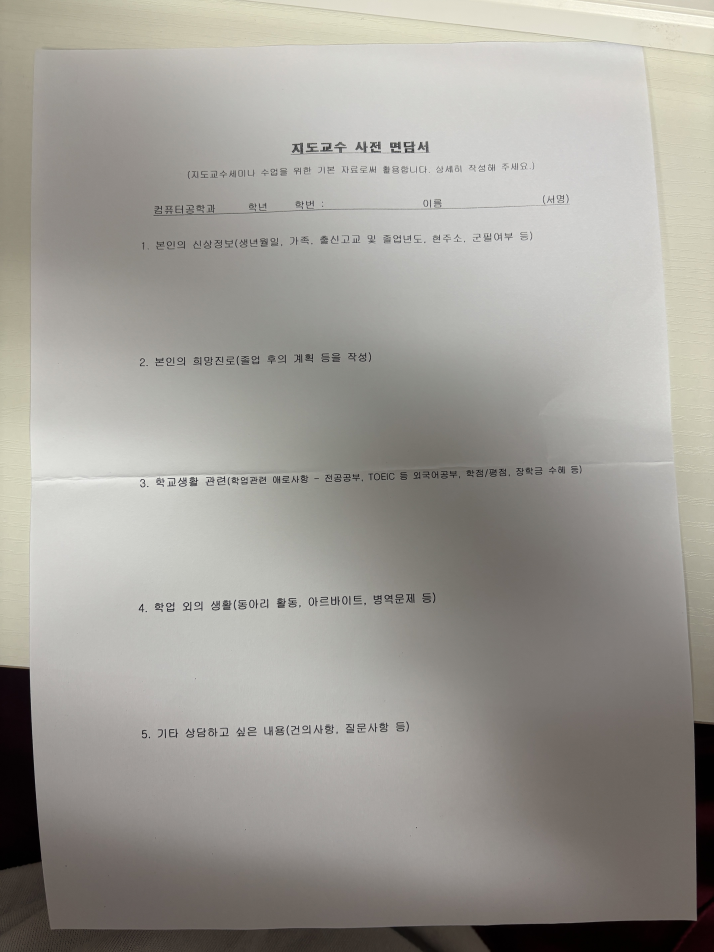
#> input picture imgs/ocr_test3.jpg, 4284 x 5712 px (shown at 1/6 size)
$ python auto_detectdoc.py
#> lines starting #> are read from the running program, lines starting #| are printed output that depends on the picture; after the words box and inside, x2 and y2 are one past the last pixel; in counts of white or black regions, pixels touching at a corner belong together
import cv2
import numpy as np


def order_points(pts):
    """
    사각형 네 점을 [좌상, 우상, 우하, 좌하] 순서로 정렬
    """
    rect = np.zeros((4, 2), dtype="float32")

    s = pts.sum(axis=1)
    rect[0] = pts[np.argmin(s)]      # top-left
    rect[2] = pts[np.argmax(s)]      # bottom-right

    diff = np.diff(pts, axis=1)
    rect[1] = pts[np.argmin(diff)]   # top-right
    rect[3] = pts[np.argmax(diff)]   # bottom-left

    return rect


def four_point_transform(image, pts):
    """
    네 점 기반 퍼스펙티브 변환
    """
    rect = order_points(pts)
    (tl, tr, br, bl) = rect

    widthA = np.linalg.norm(br - bl)
    widthB = np.linalg.norm(tr - tl)
    maxWidth = int(max(widthA, widthB))

    heightA = np.linalg.norm(tr - br)
    heightB = np.linalg.norm(tl - bl)
    maxHeight = int(max(heightA, heightB))

    dst = np.array([
        [0, 0],
        [maxWidth - 1, 0],
        [maxWidth - 1, maxHeight - 1],
        [0, maxHeight - 1]
    ], dtype="float32")

    M = cv2.getPerspectiveTransform(rect, dst)
    warped = cv2.warpPerspective(image, M, (maxWidth, maxHeight))
    return warped


def detect_document_and_warp(img_path, debug_prefix=None):
    """
    문서 윤곽 검출 후 퍼스펙티브 보정
    """
#> called with img_path = '../imgs/ocr_test3.jpg', debug_prefix = 'doc'
    image = cv2.imread(img_path)
#> image is the input picture: shape (5712, 4284, 3); mean B, G, R 151.9, 157.9, 160.6
    if image is None:
        raise FileNotFoundError(f"이미지를 못 찾음: {img_path}")

    orig = image.copy()

    target_height = 700
    ratio = image.shape[0] / float(target_height)
    new_width = int(image.shape[1] / ratio)
    image = cv2.resize(image, (new_width, target_height))
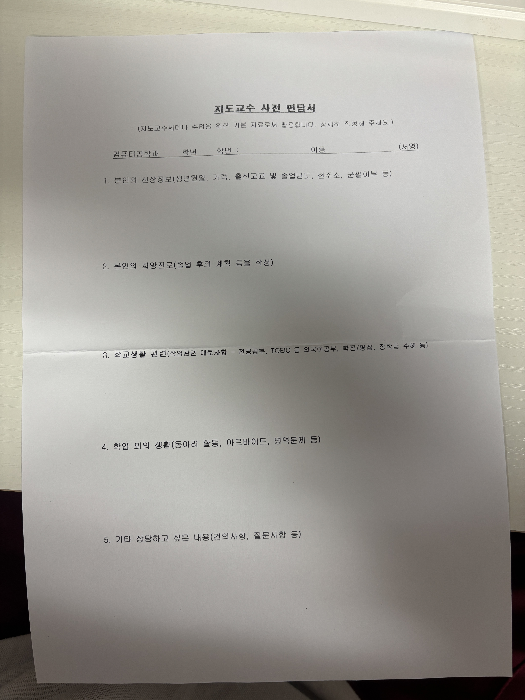
#> image: shape (700, 525, 3); mean B, G, R 151.8, 157.8, 160.5

    gray = cv2.cvtColor(image, cv2.COLOR_BGR2GRAY)
    gray = cv2.GaussianBlur(gray, (5, 5), 0)
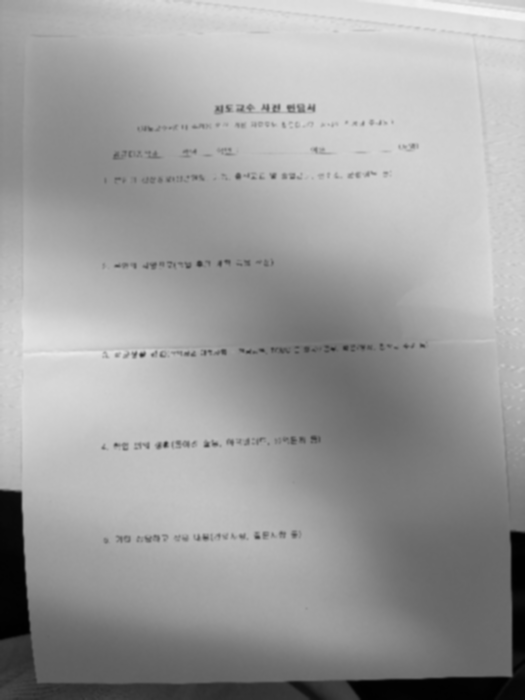
#> gray: shape (700, 525); min 1, max 245, mean 157.9

    _, thresh = cv2.threshold(
        gray, 0, 255,
        cv2.THRESH_BINARY + cv2.THRESH_OTSU
    )
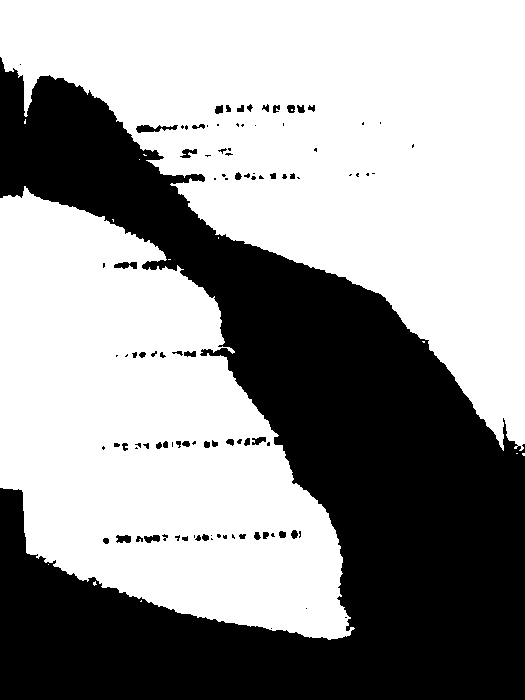
#> thresh: shape (700, 525); 60.3% white; 100 black regions (52 under 20 px), largest, box (x1, y1, x2, y2) and area: (0, 57, 525, 700) 143470, (136, 125, 178, 133) 190, (114, 262, 137, 269) 117

    kernel = cv2.getStructuringElement(cv2.MORPH_RECT, (7, 7))
    closed = cv2.morphologyEx(thresh, cv2.MORPH_CLOSE, kernel, iterations=2)
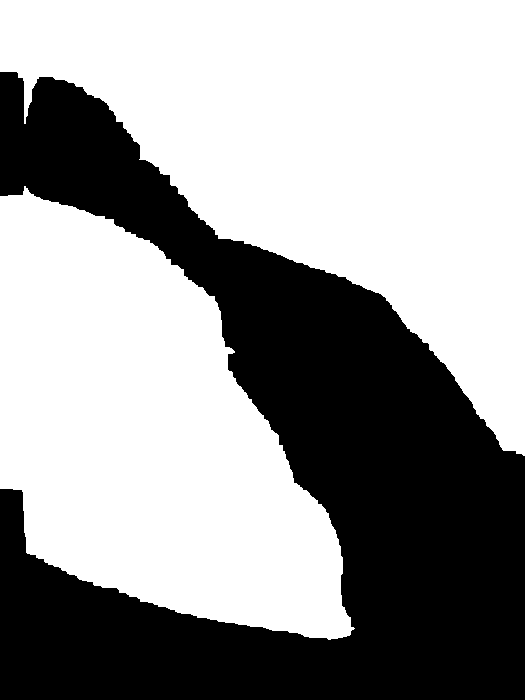
#> closed: shape (700, 525); 61.4% white; 1 black region

    if debug_prefix:
        cv2.imwrite(f"{debug_prefix}_gray.png", gray)
        cv2.imwrite(f"{debug_prefix}_thresh.png", thresh)
        cv2.imwrite(f"{debug_prefix}_closed.png", closed)

    contours, _ = cv2.findContours(
        closed.copy(),
        cv2.RETR_EXTERNAL,
        cv2.CHAIN_APPROX_SIMPLE
    )
#> contours = 2 contours; box (x1, y1, x2, y2) and area: (0, 0, 525, 456) 125120, (0, 186, 355, 640) 99078

    if len(contours) == 0:
        raise RuntimeError("컨투어를 찾지 못함")

    img_area = image.shape[0] * image.shape[1]
    min_area = img_area * 0.2

    document_contour = None
    max_area = 0

    for c in contours:
        area = cv2.contourArea(c)
        if area < min_area:
            continue
        if area > max_area:
            max_area = area
            document_contour = c
#> this loop made 2 passes
#> (area, max_area) on passes 1 to 2: (99078, 99078), (125120.5, 125120.5)
#> after the loop, document_contour = contour of 333 points, box (x1, y1, x2, y2) (0, 0, 525, 456), area 125120; max_area = 125120.5

    if document_contour is None:
        document_contour = max(contours, key=cv2.contourArea)

    peri = cv2.arcLength(document_contour, True)
#> peri = 1908.1
    approx = cv2.approxPolyDP(document_contour, 0.02 * peri, True)
#> approx = [[0, 0], [24, 123], [39, 76], [524, 455], [524, 0]]

    if len(approx) == 4:
        quad = approx.reshape(4, 2).astype(np.float32)
    else:
        rect = cv2.minAreaRect(document_contour)
#> rect = ((262, 227.5), (455, 524), -90)
        quad = cv2.boxPoints(rect).astype(np.float32)
#> quad = [[524, 455], [-1.39e-14, 455], [0, 0], [524, 0]]

    if debug_prefix:
        debug = image.copy()
        cv2.drawContours(debug, [quad.astype(int)], -1, (0, 255, 0), 2)
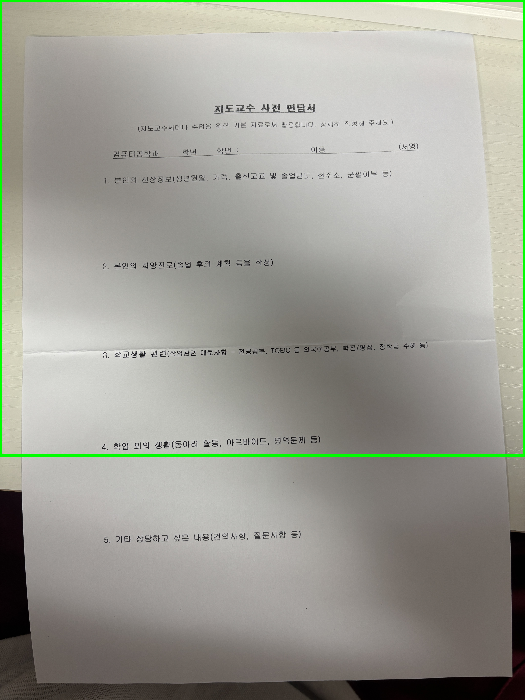
#> debug: shape (700, 525, 3); 1.21% of pixels changed, all inside (x1, y1, x2, y2) = (0, 0, 525, 457)
        cv2.imwrite(f"{debug_prefix}_contour.png", debug)

    doc_pts = quad * ratio
#> doc_pts = [[4275.8, 3712.8], [-1.14e-13, 3712.8], [0, 0], [4275.8, 0]]
    warped = four_point_transform(orig, doc_pts)
#> in order_points, `s = pts.sum(axis=1)`: s = [7988.6, 3712.8, 0, 4275.8]
#> in order_points, `diff = np.diff(pts, axis=1)`: diff = [-563, 3712.8, 0, -4275.8]
#> in four_point_transform, `rect = order_points(pts)`: rect = [[0, 0], [4275.8, 0], [4275.8, 3712.8], [-1.14e-13, 3712.8]]
#> in four_point_transform, `(tl, tr, br, bl) = rect`: tl = [0, 0]; tr = [4275.8, 0]; br = [4275.8, 3712.8]; bl = [-1.14e-13, 3712.8]
#> in four_point_transform, `widthA = np.linalg.norm(br - bl)`: widthA = 4275.8
#> in four_point_transform, `maxWidth = int(max(widthA, widthB))`: maxWidth = 4275
#> in four_point_transform, `heightA = np.linalg.norm(tr - br)`: heightA = 3712.8
#> in four_point_transform, `maxHeight = int(max(heightA, heightB))`: maxHeight = 3712
#> in four_point_transform, `dst = np.array([ [0, 0], [maxWidth - 1, 0], [maxWidth - 1, maxHeight -..`: dst = [[0, 0], [4274, 0], [4274, 3711], [0, 3711]]
#> in four_point_transform, `M = cv2.getPerspectiveTransform(rect, dst)`: M = [[1, 3.06e-17, 0], [0, 1, 0], [0, 7.16e-21, 1]]
#> in four_point_transform, `warped = cv2.warpPerspective(image, M, (maxWidth, maxHeight))`:
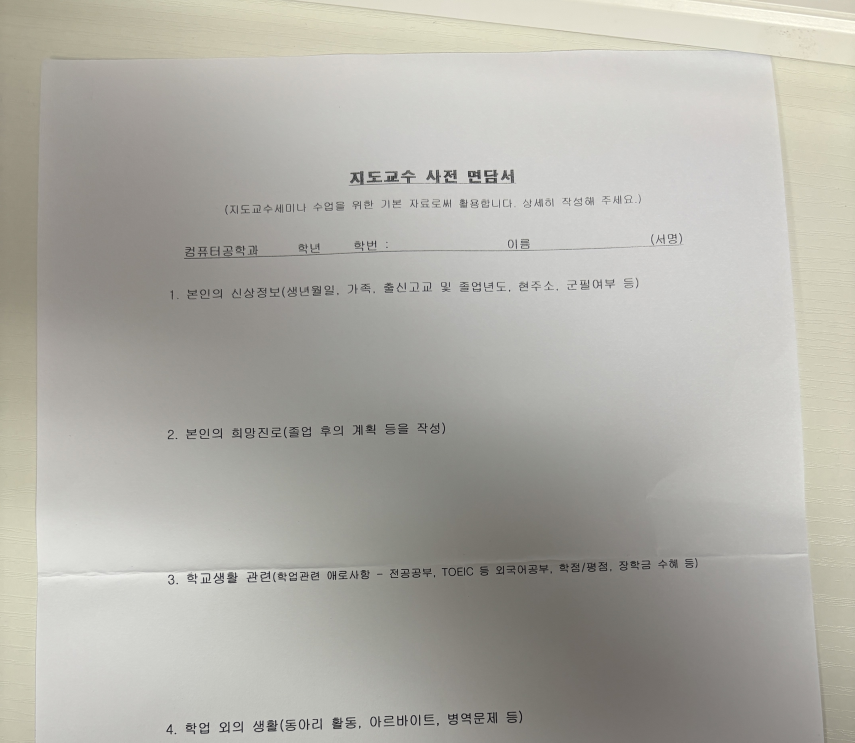
#> warped: shape (3712, 4275, 3) (shown at 1/5 size); mean B, G, R 168.8, 175.8, 177.3

    if debug_prefix:
        cv2.imwrite(f"{debug_prefix}_warped.png", warped)

    return warped


def process_document_image(img_path, debug_prefix="doc"):
    """
    문서 이미지 전체 처리
    """
    warped = detect_document_and_warp(img_path, debug_prefix)

    out_path = f"{debug_prefix}_warped.png"
    cv2.imwrite(out_path, warped)
    print(f"저장됨: {out_path}")

    return warped


if __name__ == "__main__":
    img_path = "../imgs/ocr_test3.jpg"

    warped = process_document_image(
        img_path,
        debug_prefix="doc"
    )

$ run again, with imgs/ocr_test4.jpg copied over imgs/ocr_test3.jpg
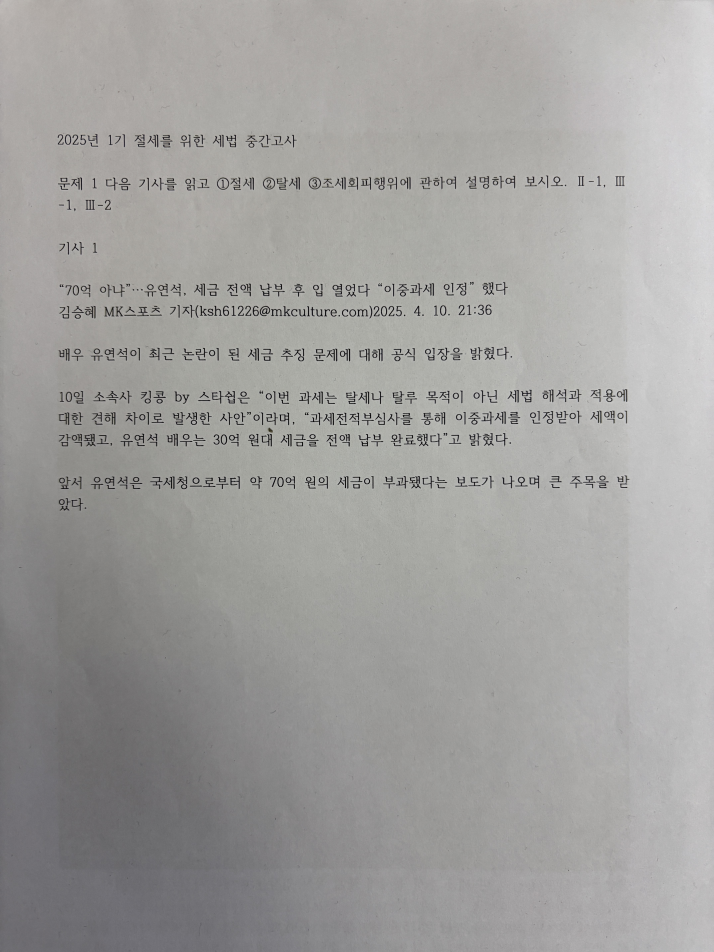
#> input picture imgs/ocr_test4.jpg, 4284 x 5712 px (shown at 1/6 size)
#> in detect_document_and_warp, image is the input picture: shape (5712, 4284, 3); mean B, G, R 158.6, 160.4, 161.3
#> image: shape (700, 525, 3)
#> in detect_document_and_warp, `_, thresh = cv2.threshold( gray, 0, 255, cv2.THRESH_BINARY + cv2.THRES..`:
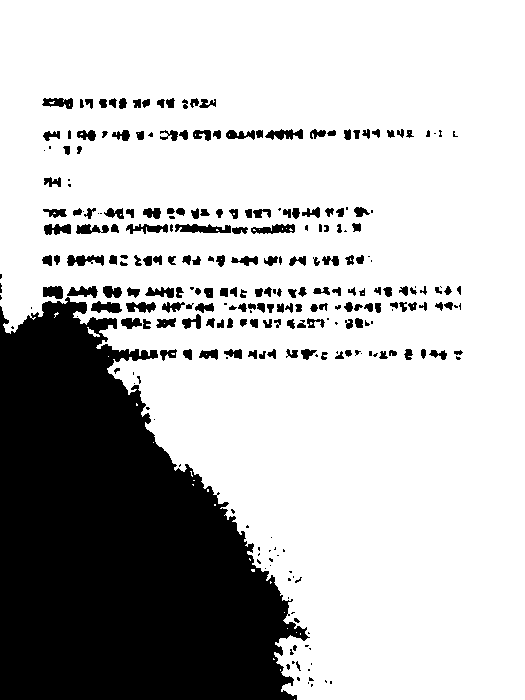
#> thresh: shape (700, 525); 74.1% white; 271 black regions (88 under 20 px), largest, box (x1, y1, x2, y2) and area: (0, 297, 310, 700) 81159, (175, 224, 231, 233) 361, (251, 224, 295, 234) 283
#> closed: shape (700, 525); 78.7% white; 1 black region
#> contours = 1 contour; box (x1, y1, x2, y2) and area: (0, 0, 525, 700) 287900
#> the loop in detect_document_and_warp, `for c in contours:` made 1 pass
#> (area, max_area) on pass 1: (287900.5, 287900.5)
#> after the loop in detect_document_and_warp, `for c in contours:`: document_contour = contour of 208 points, box (x1, y1, x2, y2) (0, 0, 525, 700), area 287900; max_area = 287900.5
#> peri = 2468.8
#> approx = [[0, 0], [0, 332], [73, 304], [288, 699], [524, 699], [524, 0]]
#> in detect_document_and_warp, `rect = cv2.minAreaRect(document_contour)`: rect = ((262, 349.5), (699, 524), -90)
#> quad = [[524, 699], [-2.14e-14, 699], [0, 0], [524, 0]]
#> in detect_document_and_warp, `cv2.drawContours(debug, [quad.astype(int)], -1, (0, 255, 0), 2)`:
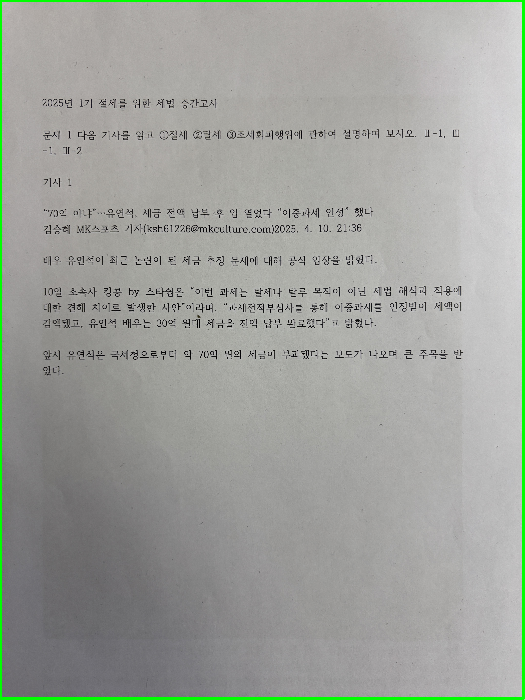
#> debug: shape (700, 525, 3); mean B, G, R 155.7, 161.8, 158.4
#> doc_pts = [[4275.8, 5703.8], [-1.75e-13, 5703.8], [0, 0], [4275.8, 0]]
#> s = [9979.7, 5703.8, 0, 4275.8]
#> diff = [1428, 5703.8, 0, -4275.8]
#> in four_point_transform, `rect = order_points(pts)`: rect = [[0, 0], [4275.8, 0], [4275.8, 5703.8], [-1.75e-13, 5703.8]]
#> tl = [0, 0]; tr = [4275.8, 0]; br = [4275.8, 5703.8]; bl = [-1.75e-13, 5703.8]
#> widthA = 4275.8
#> maxWidth = 4275
#> heightA = 5703.8
#> maxHeight = 5703
#> dst = [[0, 0], [4274, 0], [4274, 5702], [0, 5702]]
#> M = [[1, 3.06e-17, 0], [0, 1, 0], [0, 7.16e-21, 1]]
